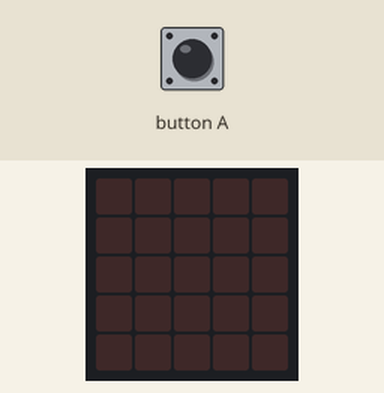
The program below on a simulated BBC micro:bit (MakeCode). Parts: the board's 5×5 LED display. Inputs (shaded band) come from the test bench.

Above: at 1.2 s.
1.3 s: button A pressed for 0.15 s
At 1.57 s:
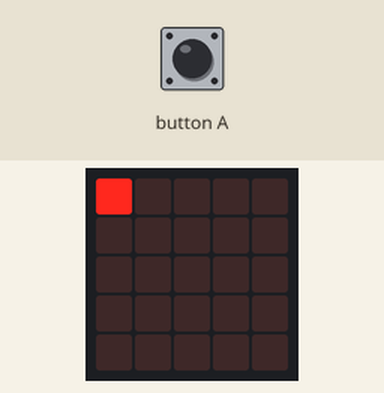
At 2.07 s:
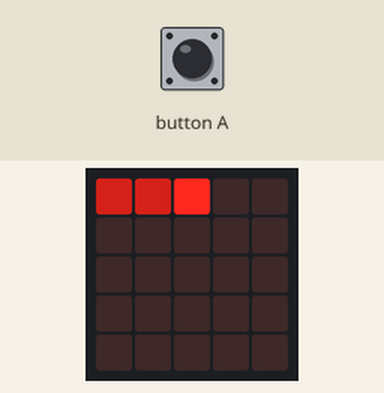
10.3 s: button A pressed for 0.15 s
At 14.07 s:
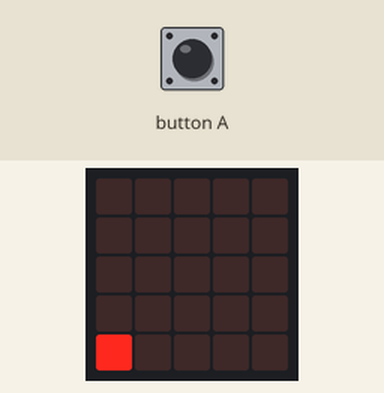

Measured:
- after the input at 1.3 s, the display: changes after 0.15 s (image 1)
- after the input at 10.3 s, the display: first differs from a run without the input after 3.7 s (image 3)

The program:

main.ts
```typescript
input.onButtonPressed(Button.A, function () {
    turtle.setPosition(0, 0)
    turtle.pen(TurtlePenMode.Down)
    turtle.turnRight()
    turtle.forward(4)
    turtle.turnRight()
    turtle.forward(4)
    turtle.turnRight()
    turtle.forward(4)
    turtle.turnRight()
    turtle.forward(3)
    turtle.turnRight()
    turtle.forward(3)
    turtle.turnRight()
    turtle.forward(2)
    turtle.turnRight()
    turtle.forward(2)
    turtle.turnRight()
    turtle.forward(1)
    turtle.turnRight()
    turtle.forward(1)
    turtle.setBrightness(0)
    turtle.turnLeft()
    turtle.turnLeft()
    turtle.forward(1)
    turtle.turnLeft()
    turtle.forward(1)
    turtle.turnLeft()
    turtle.forward(2)
    turtle.turnLeft()
    turtle.forward(2)
    turtle.turnLeft()
    turtle.forward(3)
    turtle.turnLeft()
    turtle.forward(3)
    turtle.turnLeft()
    turtle.forward(4)
    turtle.turnLeft()
    turtle.forward(4)
    turtle.turnLeft()
    turtle.forward(4)
})
basic.forever(function () {

})
```

test.ts
```typescript
// les tests vont ici ; cela ne sera pas compilé si ce paquet est utilisé en tant qu'extension.
```
